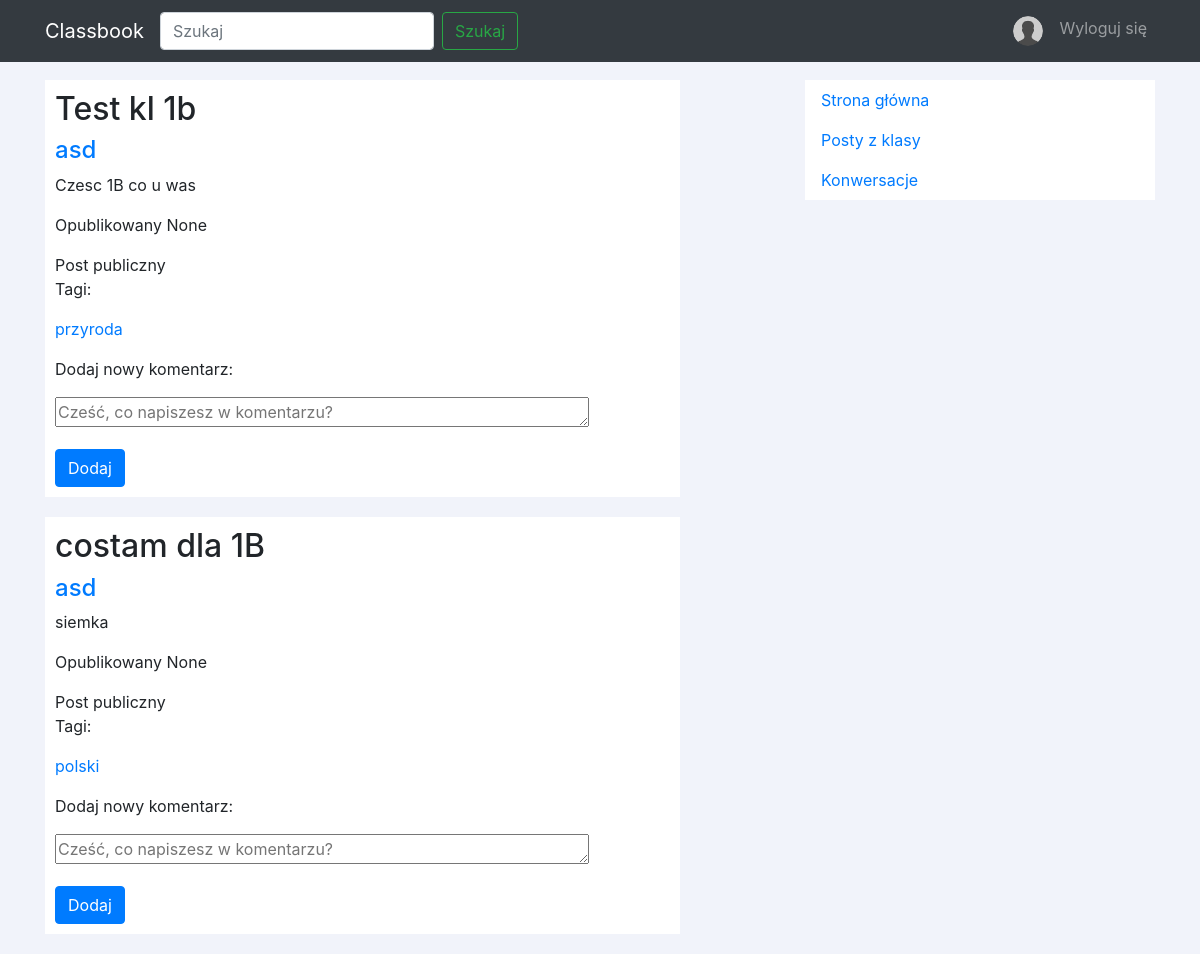
Page /class_posts/ (signed in) on the committed database.
### main/models.py (models this page shows, shortened)
class Post(models.Model):
	title = models.CharField(max_length=150)
	content = models.CharField(max_length=10000)
	publish_date = models.DateTimeField(default=datetime.now)
	user = models.ForeignKey(User, on_delete=models.CASCADE)
	tags = models.ManyToManyField(Tag)
	comments = models.ManyToManyField(Comment)
	photo = models.ImageField(upload_to='main/static/main/imgs/', blank=True, null=True)
	school = models.ForeignKey(School, on_delete=models.CASCADE, null=True, blank=True)
	postClass = models.ForeignKey(Class, on_delete=models.CASCADE, null=True, blank=True)
	class Meta:
		ordering = ['-publish_date', 'title']

class Tag(models.Model):
	name = models.CharField(max_length=80)
	def __str__(self):
		return self.name

### main/views.py (the view)
# urls.py: url(r'^class_posts/$', views.class_posts, name='class_posts'),
@login_required(login_url='/')
def class_posts(request):
	profile = Profile.objects.get(user=request.user)
	if profile.is_student():
		student = Student.objects.get(profile=profile)
		posts = Post.objects.filter(postClass=student.studentClass)
	if profile.is_teacher():
		posts = Post.objects.all() # TODO - nauczyciel moglby miec ManyToManyField klas
	context = {
		'posts': posts,
	}
	return render(request, 'main/class_posts.html', context)

### main/models.py (called while the page is built)
	def is_student(self):
		return Student.objects.filter(profile=self).exists()

	def is_teacher(self):
		return Teacher.objects.filter(profile=self).exists()

### main/templatetags/profile.py (called while the page is built)
@register.simple_tag
def get_profile_avatar(user, view_name = 0, username = 0):
	if view_name:
		avatar = Profile.objects.get(user=User.objects.get(username=username)).avatar
	else:
		avatar = Profile.objects.get(user=user).avatar
	if avatar:
		return avatar.url[4:]
	else:
		return '/static/main/avatars/default.png'

@register.simple_tag
def get_post_class(post):
	if post.school == None:
		return "publiczny"
	elif post.postClass == None:
		return "ze szkoły " + str(post.school)
	else:
		return "z klasy " + str(post.postClass)

### main/templates/main/class_posts.html (shortened to what this page needs)
{% extends 'main/base.html' %}
{% block header %}
	{% load profile %}
{% endblock %}
{% block content %}
	<div id="posts">
		{% for post in posts %}
			{% include 'main/post.html' %}
		{% endfor %}
	</div>
{% endblock %}

### main/templates/main/post.html (shortened to what this page needs)
{% load humanize %}
{% load profile %}
<div class="post">
	<h2 class="post-title"> {{ post.title }} </h2>
	<a href="{% url 'user_view' post.user.username %}"><h4> {{ post.user.username }} </h4></a>
	<p> {{ post.content }} </p>
	<p> Opublikowany {{ post.publish_date|naturalday }} </p>
	<div class="post-class-info">
		Post {% get_post_class post %}
	</div>
	<p> Tagi: </p>
	{% for tag in post.tags.all %}
		<div class="tag">
			<p> <a href="{% url 'tag_view' tag.name %}">{{ tag }}</a> </p>
		</div>
	{% endfor %}
	<div>
		<p> Dodaj nowy komentarz: </p>
		<form method="POST" action="{% url 'add_new_comment' %}">
			<div class="form-group">
						<textarea name="comment_content" cols="50" rows="1" placeholder="Cześć, co napiszesz w komentarzu?" maxlength="10000" required="" id="id_comment_content"></textarea>
			</div>
			<button type="button submit" class="btn btn-primary">Dodaj</button>
		</form>
	</div>
</div>

### main/static/main/base.css (style rules this page uses)
body { background-color: #f8f9fa; }
.post { position: relative; background-color: white; padding: 10px; margin-bottom: 20px; }
.post-title { word-wrap: break-word; }
.post-class-info { left: 100%; margin-left: 20px; }
.post-class-info, .post-class-info p { margin: 0; padding: 0; }
#posts, #about { margin-top: 20px; }

### main/static/main/menu.css (style rules this page uses)
body { background: #F1F3FA; }

### rows in the picture
Post: title "Test kl 1b", user.username "asd", content "Czesc 1B co u was", publish_date "None", school "publiczny"
Tag: name "przyroda"
Post: title "costam dla 1B", user.username "asd", content "siemka", publish_date "None", school "publiczny"
Tag: name "polski"
